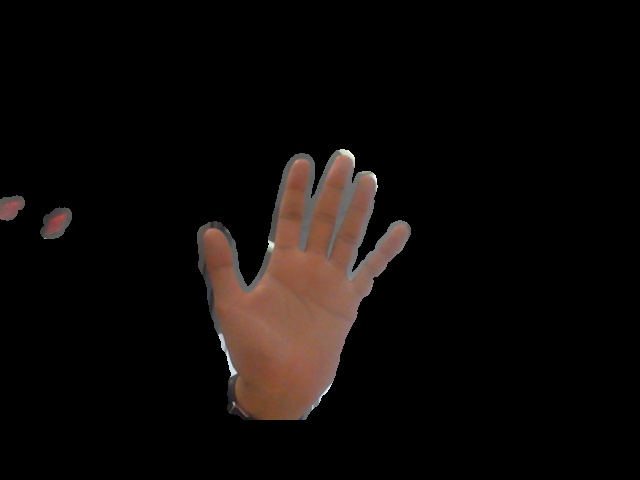
#> input picture hand.jpg, 640 x 480 px, given in place of the camera
$ python main.py   (older library calls are emulated)
#> lines starting #> are read from the running program, lines starting #| are printed output that depends on the picture; after the words box and inside, x2 and y2 are one past the last pixel; in counts of white or black regions, pixels touching at a corner belong together
### generate_histogram.py
import cv2
import numpy
import copy
from matplotlib import pyplot as plt


def histogram(img):  # takes in the picture from the webcam stream and returns its histogram
    img_out = copy.deepcopy(img)
    img_hsv = cv2.cvtColor(img, cv2.COLOR_RGB2YCrCb)
    rows = img.shape[0]
    cols = img.shape[1]
    box_rows = int(rows / 10 / 3)
    box_cols = int(cols / 10 / 3)
    rect_centers = numpy.array(
        [[rows / 2, cols / 2], [rows * 2 / 5, cols * 3 / 7], [rows * 3 / 5, cols * 3 / 7], [rows * 2 / 5, cols * 4 / 7],
         [rows * 3 / 5, cols * 4 / 7]])
    sub_img = [0] * 5
    for i in range(len(rect_centers)):
        x = int(numpy.round(rect_centers[i, 0]))
        y = int(numpy.round(rect_centers[i, 1]))
        sub_img[i] = img_hsv[(y - box_rows):(y + box_rows), (x - box_cols):(x + box_cols), :]
        cv2.rectangle(img_out, (y - box_rows, x - box_cols), (y + box_rows, x + box_cols), (255, 0, 0),
                      1)  # drawing squares

    hist_ = cv2.calcHist([sub_img[0], sub_img[1], sub_img[2], sub_img[3], sub_img[4]], [1, 2], None, [50, 50], [0, 180, 0, 256])

    # [5 lines of commented-out code are left out]
    return hist_

    # plt.show()


def generate_histogram_from_webcam():
    # loops the webcam stream, draws boxes, then destroys everything after histogram is generated
    webcam = cv2.VideoCapture(0)
    while True:
        ret_val, img = webcam.read()
#> img is the input picture: shape (480, 640, 3); mean B, G, R 8.7, 10.2, 14.3
        rows = img.shape[0]
#> rows = 480
        cols = img.shape[1]
#> cols = 640
        box_rows = int(rows / 10 / 3)
#> box_rows = 16
        box_cols = int(cols / 10 / 3)
#> box_cols = 21
        # rect_centers = numpy.array(
        #     [[rows / 3, cols / 3], [rows * 2 / 3, cols / 3], [rows / 3, cols * 2 / 3], [rows * 2 / 3, cols * 2 / 3]])

        rect_centers = numpy.array(
            [[rows / 2, cols / 2], [rows * 2 / 5, cols * 3 / 7], [rows * 3 / 5, cols * 3 / 7],
             [rows * 2 / 5, cols * 4 / 7],
             [rows * 3 / 5, cols * 4 / 7]])

        for i in range(len(rect_centers)):
            x = int(numpy.round(rect_centers[i, 0]))
            y = int(numpy.round(rect_centers[i, 1]))
            cv2.rectangle(img, (y - box_rows, x - box_cols), (y + box_rows, x + box_cols), (255, 0, 0), 1)  # drawing squares
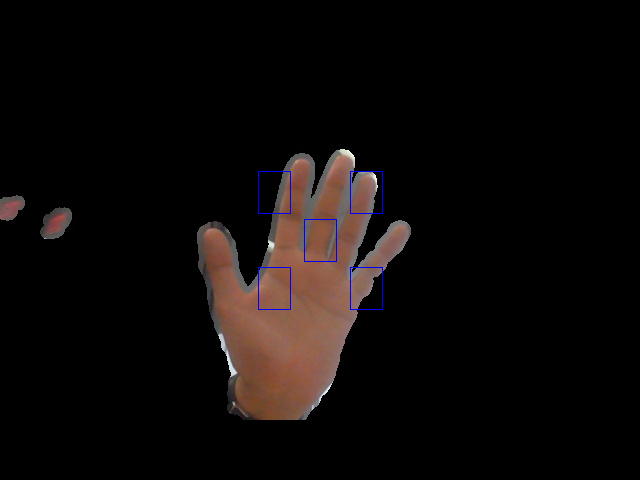
#> img: shape (480, 640, 3); 0.24% of pixels changed, all inside (x1, y1, x2, y2) = (258, 171, 383, 310)
        cv2.imshow('webcam', img)

        if cv2.waitKey(1) == 32:  # space
#> (key Esc is pressed here)
            webcam_histogram = histogram(img)
            break
    cv2.destroyAllWindows()
    webcam_histogram = cv2.normalize(webcam_histogram, webcam_histogram, 0, 255, cv2.NORM_MINMAX)
    return webcam_histogram

# [5 lines of commented-out code are left out]

### segment_hand.py
import cv2  # import OpenCV
import matplotlib
# matplotlib.use("TkAgg")
import numpy
import copy
from matplotlib import pyplot as plt


def segment_hand(histogram, img):
    img_hsv = cv2.cvtColor(img,cv2.COLOR_RGB2YCrCb)
#> img_hsv: shape (240, 320, 3); mean of channels 0, 1, 2 10.2, 126.9, 130.3
    dst = cv2.calcBackProject([img_hsv], [1, 2], histogram, [0, 179, 0, 255], 1)
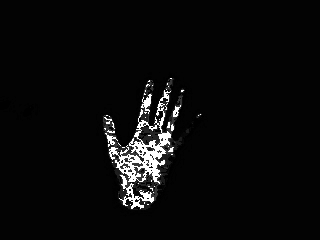
#> dst: shape (240, 320); min 0, max 255, mean 11.4

    disc = cv2.getStructuringElement(cv2.MORPH_ELLIPSE, (20, 20))
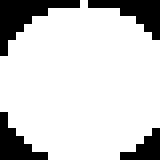
#> disc: shape (20, 20) (shown 8 times larger); values 0 (black) and 1 (white), 81.2% white; 4 black regions (2 under 20 px), largest, box (x1, y1, x2, y2) and area: (0, 0, 10, 7) 27, (11, 0, 20, 5) 20
    cv2.filter2D(dst, -1, disc, dst)
#> dst: shape (240, 320); every value is 255

    ret, thresh = cv2.threshold(dst, 150, 255, cv2.THRESH_BINARY)

    thresh = cv2.merge((thresh, thresh, thresh))
#> thresh: shape (240, 320, 3); every value is 255

    return cv2.bitwise_and(img, thresh)

### process_seg_image.py
import cv2
import numpy as np
from scipy.spatial import distance

# [24 lines left out: function noise_filter_CCL, not called in this run]


def max_contour(contours):
    # Iterates through a list of contours and return an index with the largest number of vertices (longest contour)
    max_contour_index = 0
    max_contour_len = 0
    if len(contours) == 0:
        raise Exception('Invalid/empty list of contours')
    else:
        for i in range(0, len(contours)):
            if (len(contours[i]) > max_contour_len):
                max_contour_index = i
        return max_contour_index

def furthest_vertex(defects, contour, centroid):
    # Takes in a defect object via cv2.convexityDefect, a contour via cv2.findContours, and the centroid of the contour
    # Returns the index to the vertex with greatest distance from the centroid
    max_vertex_dist = 0
    max_vertex_index = 0
    for i in range(0, defects.shape[0]):
        start, _, _, _ = defects[i,0] #only need start vertex index
        dist = distance.euclidean(centroid, contour[start])
        if dist > max_vertex_dist:
            max_vertex_dist = dist
            max_vertex_index = start

    return max_vertex_index


def find_finger_point(frame):
    # takes in a segmented frame (hand-only) and returns a cartesian coordinate (x,y)
    frame = cv2.cvtColor(frame,cv2.COLOR_BGR2GRAY)
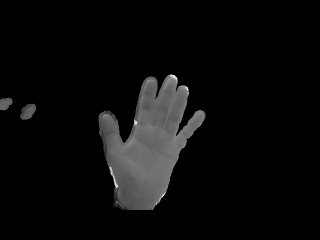
#> frame: shape (240, 320); min 0, max 245, mean 11.3
    # Find contour of image
    ret, thresh = cv2.threshold(frame, 80, 255, cv2.THRESH_BINARY)
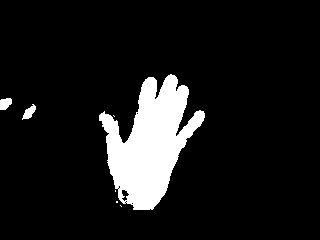
#> thresh: shape (240, 320); 10.1% white; 7 white regions (4 under 20 px)
    im, contours, hierarchy = cv2.findContours(thresh, 1, 2)
#> contours = 14 contours, 10 with area under 20; largest, box (x1, y1, x2, y2) and area: (99, 74, 205, 210) 7280, (0, 98, 12, 110) 95, (22, 104, 36, 120) 92, (121, 189, 130, 202) 58

    # Find centroid of largest contour
    if contours is not None:
        try:
            max_contour_index = max_contour(contours)
#> the loop in max_contour, `for i in range(0, len(contours)):` made 14 passes
#> max_contour_index = 13
        except:
            return(-1,-1)

        hand_contour = contours[max_contour_index]
#> hand_contour = contour of 284 points, box (x1, y1, x2, y2) (99, 74, 205, 210), area 7280

        # Find point furthest away from centroid on contour perimeter
        M = cv2.moments(hand_contour)
#> M = moments, m00 7280, centre m10/m00, m01/m00 = (149.3, 143.4)
        try:
            centroid_y = (M["m01"] / M["m00"])
#> centroid_y = 143.4
            centroid_x = (M["m10"] / M["m00"])
#> centroid_x = 149.3
        except:
            return(-1,-1)

        centroid_yx = (centroid_y, centroid_x)
#> centroid_yx = (143.4, 149.3)
        centroid_rowcol = (int(np.round(centroid_y)), int(np.round(centroid_x)))  # stored in row, col form
#> centroid_rowcol = (143, 149)
        hand_hull = cv2.convexHull(hand_contour, returnPoints=False)
#> hand_hull = 24 values, max 283 at index 0, min 0 at index 23, mean 152.1
        hand_defects = cv2.convexityDefects(hand_contour, hand_hull)
#> hand_defects = 17 rows, first 6: [0, 27, 19, 5822], [27, 29, 28, 142], [29, 92, 66, 9677], [94, 115, 106, 1892], [115, 121, 120, 269], [121, 130, 129, 648]
        # cv2.convexityDefects returns an object that contains the following attributes
            # start point of defect
            # end point of defect
            # furthest point from the convex hull within the defect
            # approximate distance of the defect
        try:
            hand_defects.shape[0]
        except:
            return (-1,-1)
        furthest_vertex_index = furthest_vertex(hand_defects, hand_contour, centroid_rowcol)
#> the loop in furthest_vertex, `for i in range(0, defects.shape[0]):` made 1 pass
#> start on pass 1: 0
#> after the loop in furthest_vertex, `for i in range(0, defects.shape[0]):`: max_vertex_dist = 0
        finger_point = hand_contour[furthest_vertex_index]
        finger_point = (finger_point[0, 0], finger_point[0, 1])
        return finger_point
    else:
        return (-1,-1)

    # [12 lines of commented-out code are left out]

### main.py
import segment_hand
import generate_histogram
import process_seg_image
import cv2

if __name__ == "__main__":
    # demo: after aligning your hand with the rectangles, press space to capture + generate histogram and then press
    # any key to close picture
    histogram = generate_histogram.generate_histogram_from_webcam()
    draw_points = []
    draw_length = 35
    point_radius = 6
    connectivity = 4
    CCL_threshold = 30000
    webcam = cv2.VideoCapture(0)
    while True:
        ret_val, img = webcam.read()
        img = cv2.resize(img, (0,0), fx=0.5, fy=0.5)

        # Performs image segmentation via histogram generation
        segmented_img = segment_hand.segment_hand(histogram, img)
        # segmented_img = process_seg_image.noise_filter_CCL(segmented_img, connectivity, CCL_threshold)
        # Finds point on finger using findContours, convexHull, convexityDefects functions from cv2
#> (the run stopped early here; a loop or call above may not have finished)
